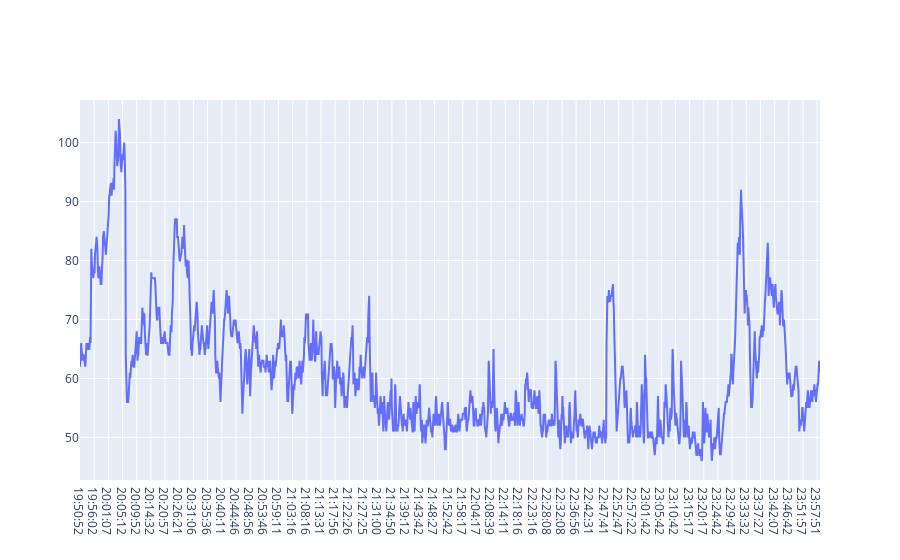

Write notebook code for a chart like this one.
### Code cell
import plotly.graph_objects as go

fig = go.Figure()
fig.add_trace(go.Scatter(x=df_heartRate['time'], y=df_heartRate['value'], mode='lines', name='Heart Rate'))

### Figure 1 — Plotly figure (JSON) as saved in the notebook; plotly's stock layout.template omitted (floating-point values rounded to 4 significant figures; data arrays with more than 128 entries replaced by an {"elided": "..."} marker saying what was removed)
{"data": [{"mode": "lines", "name": "Heart Rate", "type": "scatter", "x": {"elided": "1828 str values"}, "y": {"elided": "1828 int values"}}], "layout": {}}
